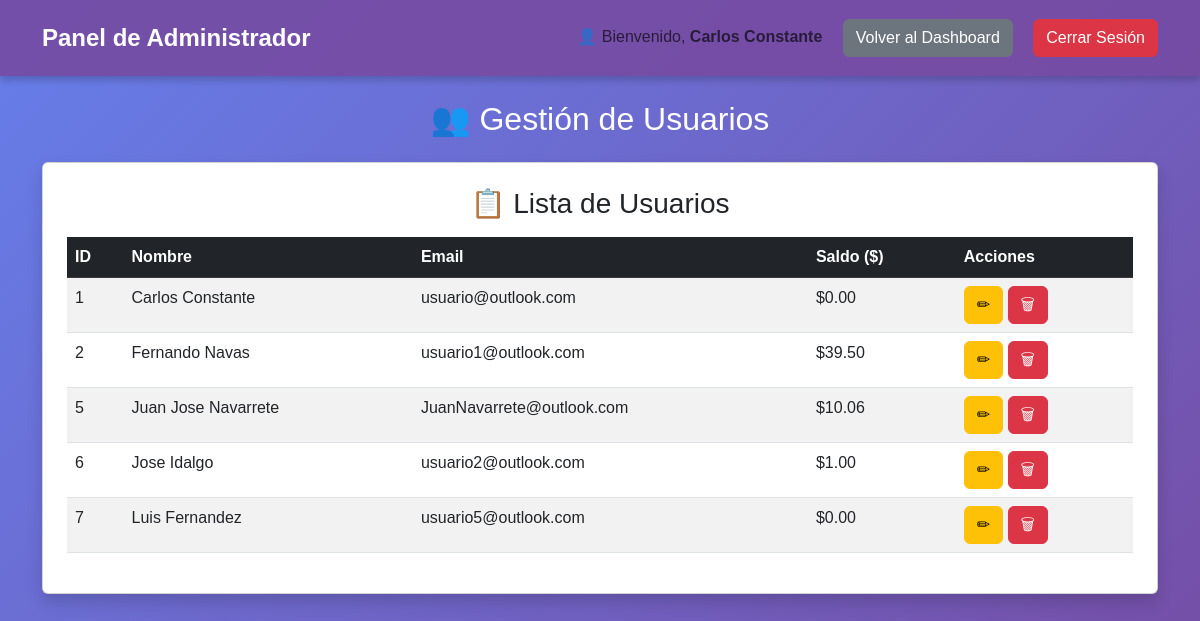
Page /dashboard/admin/gestion/usuarios (signed in) on the committed database.
### api/models.py (models this page shows, shortened)
class Usuario(AbstractBaseUser, PermissionsMixin):
    email = models.EmailField(unique=True, verbose_name=_("Correo Electrónico"))
    first_name = models.CharField(max_length=30, verbose_name=_("Nombre"), blank=True, null=True)
    last_name = models.CharField(max_length=30, verbose_name=_("Apellido"), blank=True, null=True)
    saldo = models.DecimalField(max_digits=10, decimal_places=2, default=0, verbose_name=_("Saldo Disponible"))
    is_active = models.BooleanField(default=True, verbose_name=_("Activo"))
    is_staff = models.BooleanField(default=False, verbose_name=_("Miembro del personal"))
    date_joined = models.DateTimeField(default=timezone.now, verbose_name=_("Fecha de Registro"))
    last_login = models.DateTimeField(blank=True, null=True, verbose_name=_("Último Acceso"))
    groups = models.ManyToManyField(
        "auth.Group",
        related_name="usuarios_personalizados",
        blank=True,
        verbose_name=_("Grupos"),
    )
    user_permissions = models.ManyToManyField(
        "auth.Permission",
        related_name="usuarios_personalizados",
        blank=True,
        verbose_name=_("Permisos de Usuario"),
    )
    USERNAME_FIELD = "email"
    REQUIRED_FIELDS = ["first_name", "last_name"]
    objects = UsuarioManager()

### webapp/views.py (the view)
# urls.py: path('dashboard/admin/gestion/usuarios',webapp_views.view_dashboard_admin_gestion_usuarios,name='dashboard_admin_gestion_usuarios'),
@login_required
@user_passes_test(lambda u: u.is_staff)
def view_dashboard_admin_gestion_usuarios(request):
    usuario_admin = request.user
    nombre_usuario = f"{usuario_admin.first_name} {usuario_admin.last_name}".strip() or usuario_admin.email
    usuarios = Usuario.objects.all()
    if not usuarios.exists():
        print("❌ No hay usuarios en la base de datos.")
    else:
        for user in usuarios:
            print(f"✔ Usuario encontrado: {user.first_name} {user.last_name} - {user.email}")
    return render(request, "webapp/dashboard_admin/usuarios.html", {"usuarios": usuarios, "nombre_usuario": nombre_usuario})

### webapp/templates/webapp/dashboard_admin/usuarios.html (shortened to what this page needs)
{% extends 'cabezal.html' %}
{% block secciones_pagina_web_staff %}
    <span class="navbar-text me-3">👤 Bienvenido, <strong>{{ nombre_usuario }}</strong></span>
    <a href="{% url 'dashboard_admin' %}" class="btn btn-secondary">
         Volver al Dashboard
    </a>
{% endblock %}
{% block contenido_pagina %}
    <div class="container mt-4">
        <h2 class="text-center mb-4">👥 Gestión de Usuarios</h2>
        <div class="card p-4 shadow">
            <h3 class="text-center mb-3">📋 Lista de Usuarios</h3>
            <div class="table-responsive">
                <table class="table table-striped table-hover">
                    <thead class="table-dark">
                    <tr>
                        <th>ID</th>
                        <th>Nombre</th>
                        <th>Email</th>
                        <th>Saldo ($)</th>
                        <th>Acciones</th>
                    </tr>
                    </thead>
                    <tbody>
                    {% if usuarios %}
                        {% for usuario in usuarios %}
                            <tr>
                                <td>{{ usuario.id }}</td>
                                <td>{{ usuario.first_name }} {{ usuario.last_name }}</td>
                                <td>{{ usuario.email }}</td>
                                <td>${{ usuario.saldo }}</td>
                                <td>
                                    <a href="{% url 'dashboard_admin_gestion_usuarios_editar' usuario.id %}"
                                       class="btn btn-warning">
                                        ✏
                                    </a>
                                    <button class="btn btn-danger" onclick="confirmarEliminar({{ usuario.id }})">
                                        🗑
                                    </button>
                                </td>
                            </tr>
                        {% endfor %}
                    {% else %}
                        <tr>
                            <td colspan="5" class="text-center">No hay usuarios registrados.</td>
                        </tr>
                    {% endif %}
                    </tbody>
                </table>
            </div>
        </div>
    </div>
{% endblock %}

### webapp/static/webapp/css/styles_dashboard_admin.css (style rules this page uses)
* { margin: 0; padding: 0; box-sizing: border-box; font-family: 'Poppins', sans-serif; }
body { background: linear-gradient(135deg, #667eea, #764ba2); color: #fff; min-height: 100vh; display: flex; flex-direction: column; }

### rows in the picture
Usuario: id "1", first_name "Carlos", last_name "Constante", email "usuario@outlook.com", saldo "0.00"
Usuario: id "2", first_name "Fernando", last_name "Navas", email "usuario1@outlook.com", saldo "39.50"
Usuario: id "5", first_name "Juan Jose", last_name "Navarrete", email "JuanNavarrete@outlook.com", saldo "10.06"
Usuario: id "6", first_name "Jose", last_name "Idalgo", email "usuario2@outlook.com", saldo "1.00"
Usuario: id "7", first_name "Luis", last_name "Fernandez", email "usuario5@outlook.com", saldo "0.00"

### other values in the picture
{{ nombre_usuario }} "Carlos Constante"
